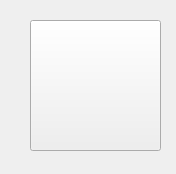
<?xml version="1.0" encoding="UTF-8"?>
<ui version="4.0">
 <class>BoutonPoussoir</class>
 <widget class="QWidget" name="BoutonPoussoir">
  <property name="geometry">
   <rect>
    <x>0</x>
    <y>0</y>
    <width>176</width>
    <height>174</height>
   </rect>
  </property>
  <property name="windowTitle">
   <string>Form</string>
  </property>
  <widget class="QPushButton" name="pushButtonBP">
   <property name="geometry">
    <rect>
     <x>30</x>
     <y>20</y>
     <width>131</width>
     <height>131</height>
    </rect>
   </property>
   <property name="text">
    <string/>
   </property>
   <property name="icon">
    <iconset>
     <normaloff>bouton_poussoir.jpg</normaloff>bouton_poussoir.jpg</iconset>
   </property>
   <property name="iconSize">
    <size>
     <width>128</width>
     <height>128</height>
    </size>
   </property>
  </widget>
 </widget>
 <resources/>
 <connections/>
</ui>
